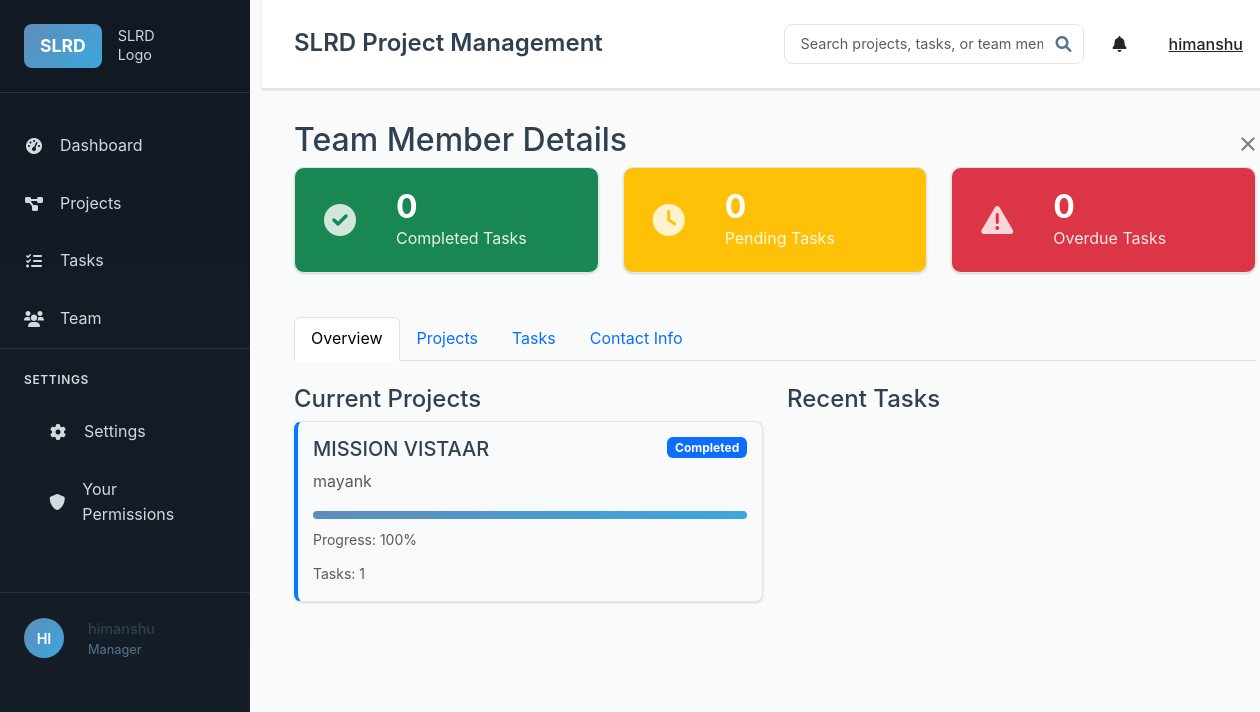
Screenshot of /team/member/2 (signed in) with the database file from the repository.
### models.py (models this page shows, shortened)
class User(UserMixin, db.Model):
    id = db.Column(db.Integer, primary_key=True)
    username = db.Column(db.String(80), unique=True, nullable=False)
    email = db.Column(db.String(120), unique=True, nullable=False)
    password_hash = db.Column(db.String(256), nullable=False)
    role = db.Column(db.String(20), nullable=False, default='User')  # Admin, Manager, User
    created_at = db.Column(db.DateTime, default=lambda: datetime.now(timezone.utc))
    manager_id = db.Column(db.Integer, db.ForeignKey('user.id'), nullable=True)
    skills = db.Column(db.Text)  # JSON string of skills array
    managed_users = db.relationship('User', backref=db.backref('manager', remote_side=[id]), lazy='dynamic')
    projects_created = db.relationship('Project', foreign_keys='Project.created_by_id', backref='creator', lazy='dynamic')
    projects_assigned = db.relationship('Project', secondary='project_assignments', back_populates='assigned_users', lazy='dynamic')
    tasks_created = db.relationship('Task', foreign_keys='Task.created_by_id', backref='creator', lazy='dynamic')
    tasks_assigned = db.relationship('Task', foreign_keys='Task.assigned_to_id', backref='assigned_user', lazy='dynamic')
    comments = db.relationship('Comment', backref='author', lazy='dynamic')
    permissions = db.relationship('UserPermission', backref='user', lazy='dynamic', cascade='all, delete-orphan')

class Project(db.Model):
    id = db.Column(db.Integer, primary_key=True)
    title = db.Column(db.String(200), nullable=False)
    description = db.Column(db.Text)
    status = db.Column(db.String(20), default='In Progress')  # Just Started, In Progress, Completed
    progress = db.Column(db.Integer, default=0)  # 0-100%
    deadline = db.Column(db.Date)
    created_at = db.Column(db.DateTime, default=lambda: datetime.now(timezone.utc))
    updated_at = db.Column(db.DateTime, default=lambda: datetime.now(timezone.utc), onupdate=lambda: datetime.now(timezone.utc))
    created_by_id = db.Column(db.Integer, db.ForeignKey('user.id'), nullable=False)
    tasks = db.relationship('Task', backref='project', lazy='dynamic', cascade='all, delete-orphan')
    comments = db.relationship('Comment', backref='project', lazy='dynamic', cascade='all, delete-orphan')
    documents = db.relationship('Document', backref='project', lazy='dynamic', cascade='all, delete-orphan')
    assigned_users = db.relationship('User', secondary='project_assignments', back_populates='projects_assigned')

### routes.py (the view)
@app.route('/team/member/<int:user_id>')
@login_required
def team_member_detail(user_id):
    user = User.query.get_or_404(user_id)
    if current_user.role not in ['Admin', 'Manager']:
        abort(403)
    if current_user.role == 'Manager':
        managed_user_ids = [u.id for u in current_user.managed_users]
        managed_user_ids.append(current_user.id)
        if user_id not in managed_user_ids:
            abort(403)
    user_tasks = Task.query.filter_by(assigned_to_id=user_id).all()
    user_projects = user.projects_assigned.all()
    completed_tasks = [t for t in user_tasks if t.status == 'Completed']
    pending_tasks = [t for t in user_tasks if t.status in ['Pending', 'In Progress']]
    overdue_tasks = [t for t in user_tasks if t.is_overdue()]
    return render_template('team/member_detail.html',
                         user=user,
                         user_tasks=user_tasks,
                         user_projects=user_projects,
                         completed_tasks=completed_tasks,
                         pending_tasks=pending_tasks,
                         overdue_tasks=overdue_tasks)

### app.py (called while the page is built)
@login_manager.user_loader
def load_user(user_id):
    from models import User
    return User.query.get(int(user_id))

### templates/team/member_detail.html (shortened to what this page needs)
{% extends "base.html" %}
{% block content %}
<div class="modal-header d-flex justify-content-between align-items-center">
    <h2>Team Member Details</h2>
    <button type="button" class="btn-close" onclick="window.history.back()"></button>
</div>
<div class="row mb-4">
    <div class="col-md-4">
        <div class="stat-card bg-success">
            <div class="stat-icon">
                <i class="fas fa-check-circle"></i>
            </div>
            <div class="stat-info">
                <h3>{{ completed_tasks|length }}</h3>
                <p>Completed Tasks</p>
            </div>
        </div>
    </div>
    <div class="col-md-4">
        <div class="stat-card bg-warning">
            <div class="stat-icon">
                <i class="fas fa-clock"></i>
            </div>
            <div class="stat-info">
                <h3>{{ pending_tasks|length }}</h3>
                <p>Pending Tasks</p>
            </div>
        </div>
    </div>
    <div class="col-md-4">
        <div class="stat-card bg-danger">
            <div class="stat-icon">
                <i class="fas fa-exclamation-triangle"></i>
            </div>
            <div class="stat-info">
                <h3>{{ overdue_tasks|length }}</h3>
                <p>Overdue Tasks</p>
            </div>
        </div>
    </div>
</div>
<ul class="nav nav-tabs" id="memberTabs" role="tablist">
    <li class="nav-item" role="presentation">
        <button class="nav-link active" id="overview-tab" data-bs-toggle="tab" data-bs-target="#overview" type="button" role="tab">Overview</button>
    </li>
    <li class="nav-item" role="presentation">
        <button class="nav-link" id="projects-tab" data-bs-toggle="tab" data-bs-target="#projects" type="button" role="tab">Projects</button>
    </li>
    <li class="nav-item" role="presentation">
        <button class="nav-link" id="tasks-tab" data-bs-toggle="tab" data-bs-target="#tasks" type="button" role="tab">Tasks</button>
    </li>
    <li class="nav-item" role="presentation">
        <button class="nav-link" id="contact-tab" data-bs-toggle="tab" data-bs-target="#contact" type="button" role="tab">Contact Info</button>
    </li>
</ul>
<div class="tab-content" id="memberTabsContent">
    <div class="tab-pane fade show active" id="overview" role="tabpanel">
        <div class="row mt-4">
            <div class="col-md-6">
                <h4>Current Projects</h4>
                {% for project in user_projects %}
                <div class="project-card mb-3">
                    <div class="d-flex justify-content-between align-items-start">
                        <div>
                            <h5>{{ project.title }}</h5>
                            <p class="text-muted">{{ project.creator.username }}</p>
                        </div>
                        <span class="badge bg-primary">{{ project.status }}</span>
                    </div>
                    <div class="progress mb-2">
                        <div class="progress-bar" style="width: {{ project.progress }}%"></div>
                    </div>
                    <small class="text-muted">Progress: {{ project.progress }}%</small>
                    <div class="mt-2">
                        <small class="text-muted">Tasks: {{ project.tasks.count() }}</small>
                    </div>
                </div>
                {% endfor %}
            </div>
            <div class="col-md-6">
                <h4>Recent Tasks</h4>
            </div>
        </div>
    </div>
</div>
{% endblock %}

### templates/base.html (shortened to what this page needs)
<!DOCTYPE html>
<html lang="en">
<head>
    <link href="https://cdn.jsdelivr.net/npm/bootstrap@5.3.0/dist/css/bootstrap.min.css" rel="stylesheet">
    <link href="https://cdnjs.cloudflare.com/ajax/libs/font-awesome/6.0.0/css/all.min.css" rel="stylesheet">
    <link href="{{ url_for('static', filename='css/style.css') }}" rel="stylesheet">
</head>
<body>
    {% if current_user.is_authenticated %}
    <div class="container-fluid">
        <div class="row">
            <div class="col-md-2 p-0">
                <div class="sidebar">
                    <div class="sidebar-header">
                        <div class="logo">
                            <span class="slrd-logo">SLRD</span>
                            <span class="logo-text">SLRD<br>Logo</span>
                        </div>
                    </div>
                    <nav class="sidebar-nav">
                        <ul class="nav flex-column">
                            <li class="nav-item">
                                <a class="nav-link" href="{{ url_for('index') }}">
                                    <i class="fas fa-tachometer-alt"></i> Dashboard
                                </a>
                            </li>
                            <li class="nav-item">
                                <a class="nav-link" href="{{ url_for('projects_list') }}">
                                    <i class="fas fa-project-diagram"></i> Projects
                                </a>
                            </li>
                            <li class="nav-item">
                                <a class="nav-link" href="{{ url_for('tasks_list') }}">
                                    <i class="fas fa-tasks"></i> Tasks
                                </a>
                            </li>
                            {% if current_user.role in ['Admin', 'Manager'] %}
                            <li class="nav-item">
                                <a class="nav-link" href="{{ url_for('team_list') }}">
                                    <i class="fas fa-users"></i> Team
                                </a>
                            </li>
                            {% endif %}
                        </ul>
                        <div class="sidebar-settings">
                            <h6>SETTINGS</h6>
                            <ul class="nav flex-column">
                                <li class="nav-item">
                                    <a class="nav-link" href="{{ url_for('settings') }}">
                                        <i class="fas fa-cog"></i> Settings
                                    </a>
                                </li>
                                <li class="nav-item">
                                    <a class="nav-link" href="{{ url_for('your_permissions') }}">
                                        <i class="fas fa-shield-alt"></i> Your Permissions
                                    </a>
                                </li>
                            </ul>
                        </div>
                    </nav>
                    <div class="sidebar-user">
                        <div class="user-avatar">{{ current_user.username[:2].upper() }}</div>
                        <div class="user-info">
                            <div class="user-name">{{ current_user.username }}</div>
                            <div class="user-role">{{ current_user.role }}</div>
                        </div>
                    </div>
                </div>
            </div>
            <div class="col-md-10 main-content">
                <header class="main-header">
                    <div class="d-flex justify-content-between align-items-center">
                        <h1>{% block page_title %}SLRD Project Management{% endblock %}</h1>
                        <div class="header-actions">
                            <div class="search-box">
                                <input type="text" class="form-control" placeholder="Search projects, tasks, or team members">
                                <i class="fas fa-search"></i>
                            </div>
                            <div class="dropdown">
                                <button class="btn btn-link text-dark" type="button" data-bs-toggle="dropdown">
                                    <i class="fas fa-bell"></i>
                                </button>
                            </div>
                            <div class="dropdown">
                                <button class="btn btn-link text-dark" type="button" data-bs-toggle="dropdown">
                                    {{ current_user.username }}
                                </button>
                            </div>
                        </div>
                    </div>
                </header>
                <div class="content-area">
                    {% block content %}{% endblock %}
                </div>
            </div>
        </div>
    </div>
    {% else %}
    <div class="auth-container">
        {% block auth_content %}{% endblock %}
    </div>
    {% endif %}
</body>
</html>

### templates/team/member_detail.html (style rules this page uses)
.stat-card { padding: 20px; border-radius: 10px; color: white; display: flex; align-items: center; margin-bottom: 20px; }
.stat-icon { font-size: 2rem; margin-right: 15px; opacity: 0.8; }
.stat-info h3 { margin: 0; font-size: 2rem; font-weight: bold; }
.stat-info p { margin: 0; opacity: 0.9; }
.project-card, .task-card, .project-detail-card, .task-detail-card { background: #f8f9fa; padding: 15px; border-radius: 8px; border-left: 4px solid #007bff; }

### rows the page displays
User: username "HI", username "himanshu", role "Manager"
Project: title "MISSION VISTAAR", creator.username "mayank", status "Completed", progress "100", tasks.count "1"

### other values shown
{{ completed_tasks|length }} "0"
{{ pending_tasks|length }} "0"
{{ overdue_tasks|length }} "0"
